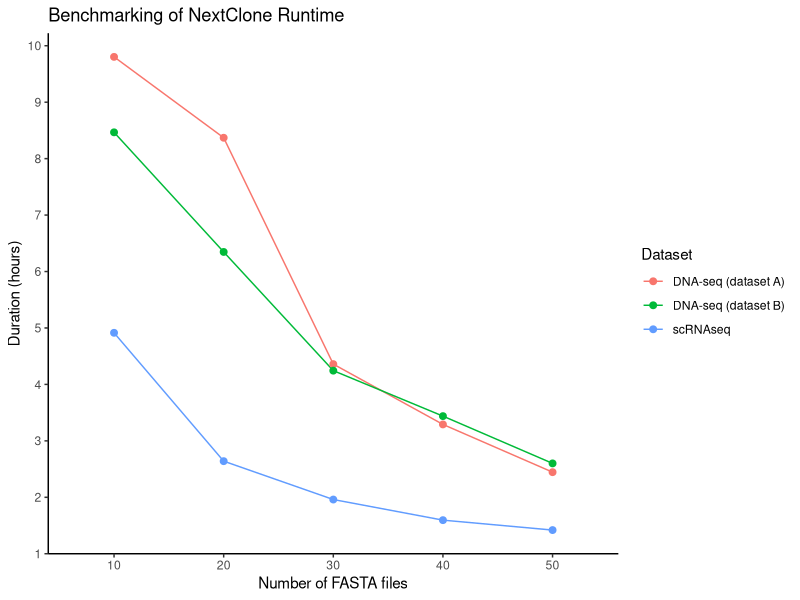

Write R code to recreate this figure.
## ---- chunk 1
library(data.table)
library(ggplot2)
library(scales)
library(stringr)
## ---- chunk 2
duration_dt <- fread("data/benchmark_duration.csv")
## ---- chunk 3
duration_dt$duration_in_hours <- sapply(duration_dt$duration, function(dur) {
    dur_split <- str_split_1(dur, " ")
    hour <- as.numeric(gsub("h", "", dur_split[1]))
    minute <- as.numeric(gsub("m", "", dur_split[2]))
    second <- as.numeric(gsub("s", "", dur_split[3]))
    
    total_duration_in_hour <- hour + (minute / 60) + (second / 3600)
    
    return(total_duration_in_hour)
    
})
## ---- chunk 4
duration_dt$nchunk <- sapply(duration_dt$dataset, function(dat) {
    dat_split <- str_split_1(dat, "_")
    
    for (component in dat_split) {
        if (length(grep("nchunk", component)) > 0) {
            nchunk <- as.numeric(gsub("nchunk", "", component))
            return(nchunk)
        }
    }
})
duration_dt$nchunk <- factor(duration_dt$nchunk, levels = seq(10, 50, 10))

duration_dt$dataset_name <- sapply(duration_dt$dataset, function(dat) {
    dat_split <- str_split_1(dat, "_")
    
    for (component in dat_split) {
        if (component == "sc") {
            return("scRNAseq")
        } else if (component == "8k") {
            return("DNA-seq (dataset A)")
        } else if (component == "10k") {
            return("DNA-seq (dataset B)")
        }
    }
})
## ---- chunk 5
ggplot(duration_dt, aes(x = nchunk, y = duration_in_hours, colour = dataset_name, group = dataset_name)) +
    geom_line(linewidth = 0.5) +
    geom_point(size = 2) + 
    scale_y_continuous(breaks = pretty_breaks(n=10)) +
    theme_classic() +
    labs(x = "Number of FASTA files", y = "Duration (hours)", colour = "Dataset",
         title = "Benchmarking of NextClone Runtime") 
